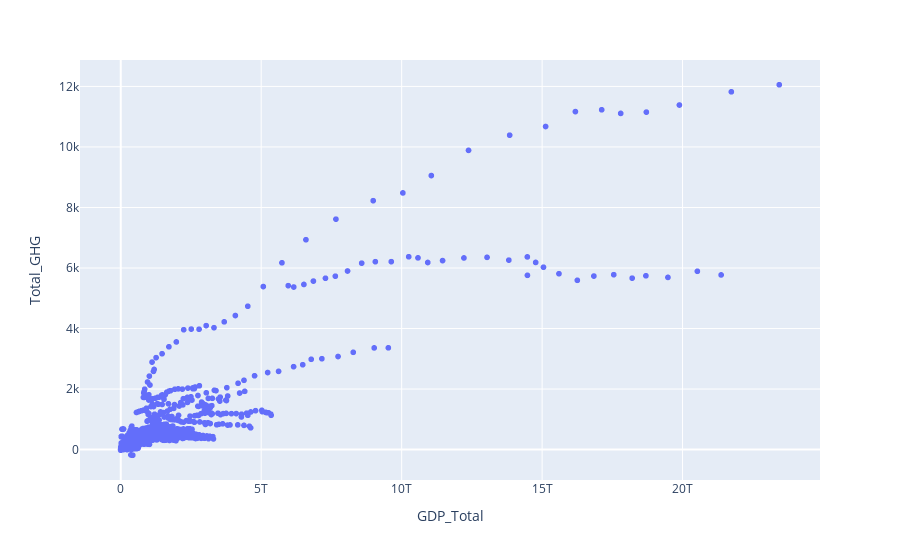

Write notebook code for a chart like this one.
### Markdown cell above
## **Investigate Scatterplot Trends Further**
Here I'm going to further investigate the trends identified in the previous cell using one scatterplot. Using ipywidgets interact, I'd like to add functionality to select various variables to analyze. I'm going to add a feature to this scatterplot that has a tooltip so we see if the 'clusters' of trends are related to one specific country. I'm also going to add the option to log-scale the plot's axes so the relationships that exist on a smaller scale aren't hidden from us.

### Code cell
def get_scatterplot(var_x="GDP_Total", var_y="Total_GHG", log=False, country=""):
    """
    Function that generates a scatterplot of var_y as
    a function of var_x. Option to set the vertical axis
    to a log scale using the log argument.

    Parameters:

        var_x: variable to plot on the x axis.

        var_y: variable to plot on the y axis.

        log: if True, scales the vertical axis logarithmically.
             Normal scale if set to False

        country: str, option to show data for a specific country.

    Returns:

        A scatterplot of var_x and var_y.
    """

    # filter the data for a specific country
    # if a country name is passed to the function
    if country:
        select = out_df[out_df["Country"] == country]
    else:
        select = out_df.copy()

    fig = px.scatter(
        select, x=var_x, y=var_y, hover_data=["Country", "Year"], log_y=log, log_x=log
    )

    return fig


# Variables to use in the ipy widget
var_list = [var for var in splom_df.columns]

ipywidgets.interact(get_scatterplot, var_x=var_list, var_y=var_list)

### Figure 1 — Plotly figure (JSON) as saved in the notebook; plotly's stock layout.template omitted (floating-point values rounded to 4 significant figures; data arrays with more than 128 entries replaced by an {"elided": "..."} marker saying what was removed)
{"data": [{"customdata": {"elided": "5730x2 mixed values"}, "hovertemplate": "GDP_Total=%{x}<br>Total_GHG=%{y}<br>Country=%{customdata[0]}<br>Year=%{customdata[1]}<extra></extra>", "legendgroup": "", "marker": {"color": "#636efa", "symbol": "circle"}, "mode": "markers", "name": "", "showlegend": false, "type": "scattergl", "x": {"elided": "5730 float values"}, "xaxis": "x", "y": {"elided": "5730 float values"}, "yaxis": "y"}], "layout": {"legend": {"tracegroupgap": 0}, "margin": {"t": 60}, "xaxis": {"anchor": "y", "domain": [0, 1], "title": {"text": "GDP_Total"}}, "yaxis": {"anchor": "x", "domain": [0, 1], "title": {"text": "Total_GHG"}}}}
